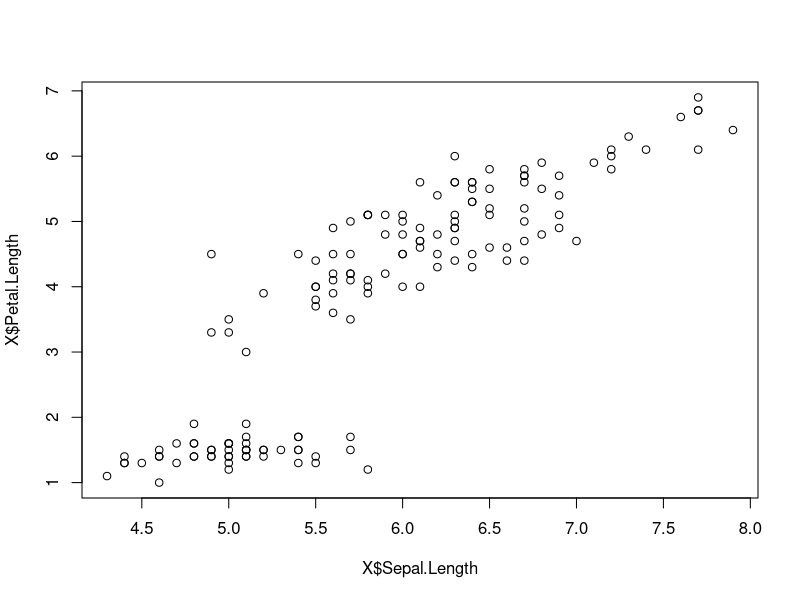

Write R code to recreate this figure. (Note: this script raises an error after producing the figure.)
library(magrittr)
library(mclust)

# Set up the data we'll be using
X <- iris[,-5]
Y <- iris[, 5]


#-------------------------------
# k-means using the iris dataset
#-------------------------------
# call the k-means function in base R
clusters <- X %>% kmeans(3)
# equivalently: clusters <- kmeans(X,3)

# print results
print(clusters)

# compare k-means classes with actual classes
print(table(Y,clusters$cluster))

# try k-means with only two variables
library(tidyverse)
clusterB <- X %>% select(-Sepal.Width) %>% kmeans(3)
print(table(Y, clusterB$cluster))

plot(X$Sepal.Length, X$Petal.Length)

# 2-means clustering
clusterC <- X %>% kmeans(2)
print(table(Y, clusterC$cluster))

#-------------------------------
# EM using the iris dataset
#-------------------------------

Xhat <- X %>% mutate(p1 = runif(dim(X)[1])) # Prior probabilities

# call the EM clustering function from the mclust package
clusters <- X %>% Mclust(G=3)
# equivalently: clusters <- Mclust(X,G=3)

clustersKM <- clusters

# list inferred probabilities of Pr(Y=y)
print(clusters$parameters$pro)

# list frequencies of each species in iris data
print(table(Y))

# list average of X's conditional on being in class y
print(clusters$parameters$mean)

# list posterior class probabilities for each observation in our training data
head(clusters$z)

# compare EM classes with actual classes
print(table(Y,clusters$classification))


#-------------------------------
# Principal components analysis
#-------------------------------
# computing eigen values
cormat <- X %>% cor(.)
print(cormat)
print(eigen(cormat)$values)

# compute eigen vectors
v <- eigen(cormat)$vectors
print(crossprod(v)) # should be identity matrix

# do PCA using base R function prcomp
prin.comp <- prcomp(X, scale. = T)
ls(prin.comp)
# show eigen vectors (will be same as v)
print(prin.comp$rotation)

# show eigen values
print(prin.comp$sdev^2)

# which components explain the most variance? e.g., 0.729: 72.9% of variance explained by first component
prop.var.explained <- prin.comp$sdev^2/sum(prin.comp$sdev^2)
print(prop.var.explained)

# keep only the first three components (since these explain 99.5% of the variance)
reducedX <- prin.comp$x[,seq(1,3)]
reducedXlook <- reducedX %>% as.data.frame()
cormat.new <- reducedXlook %>% cor(.)
print(cormat.new)


## try EM clustering on reduced data ... can we still get the same answer?
#-------------------------------
clustersDR <- reducedX %>% Mclust(G=3)
# equivalently: clusters <- Mclust(X,G=3)

# list inferred probabilities of Pr(Y=y)
print(clustersDR$parameters$pro)

# list frequencies of each species in iris data
print(table(Y))

# list average of X's conditional on being in class y
print(clustersDR$parameters$mean)

# list posterior class probabilities for each observation in our training data
head(clustersDR$z)

# compare EM classes with actual classes
print(table(Y,clustersDR$classification))


## try k-means on reduced data ... how does it perform?
#-------------------------------
clustersKDR <- reducedX %>% kmeans(3)
# equivalently: clusters <- kmeans(X,3)

# print results
print(clustersKDR)

# compare k-means classes with actual classes
print(table(Y,clustersKDR$cluster))


# the below uses mlr ... now obsolete
## try naive Bayes in full and reduced data ... how do we do?
#-------------------------------
# Full data
n <- nrow(iris)
train <- sample(n, size = .8*n)
test  <- setdiff(1:n, train)
iris.train <- iris[train,]
iris.test  <- iris[test, ]

# classification task
classifTask <- makeClassifTask(data = iris.train, target = "Species")

# Set prediction algorithm
alg.nb    <- makeLearner("classif.naiveBayes", predict.type = "response")

# Train the model
final.nb    <- train(learner = alg.nb,    task = classifTask)

# Predict in test set
pred.nb    <- predict(final.nb,    newdata = iris.test)

# Assess performance
print(performance(pred.nb,    measures = list(kappa)))



# Reduced data
reducedIris <- as.data.frame(cbind(iris[,5],reducedX))
colnames(reducedIris)[1] <- "Species"
reducedIris$Species <- as.factor(reducedIris$Species)

n <- nrow(iris)
train <- sample(n, size = .8*n)
test  <- setdiff(1:n, train)
iris.train <- reducedIris[train,]
iris.test  <- reducedIris[test, ]

# classification task
classifTask <- makeClassifTask(data = iris.train, target = "Species")

# Set prediction algorithm
alg.nb    <- makeLearner("classif.naiveBayes", predict.type = "response")

# Train the model
final.nb    <- train(learner = alg.nb,    task = classifTask)

# Predict in test set
pred.nb    <- predict(final.nb,    newdata = iris.test)

# Assess performance
print(performance(pred.nb,    measures = list(kappa)))


#-------------------------------
# Nonlinear Dimension Reduction
#-------------------------------
# Use RDRToolbox package
isomapped <- Isomap(data=as.matrix(X), dims=3, k=5)
XreducedNL <- isomapped$dim3

## try EM clustering on reduced data ... can we still get the same answer?
#-------------------------------
clustersNLDR <- XreducedNL %>% Mclust(G=3)
# equivalently: clusters <- Mclust(X,G=3)

# list inferred probabilities of Pr(Y=y)
print(clustersNLDR$parameters$pro)

# list frequencies of each species in iris data
print(table(Y))

# list average of X's conditional on being in class y
print(clustersNLDR$parameters$mean)

# list posterior class probabilities for each observation in our training data
head(clustersNLDR$z)

# compare EM classes with actual classes
print(table(Y,clustersNLDR$classification))
